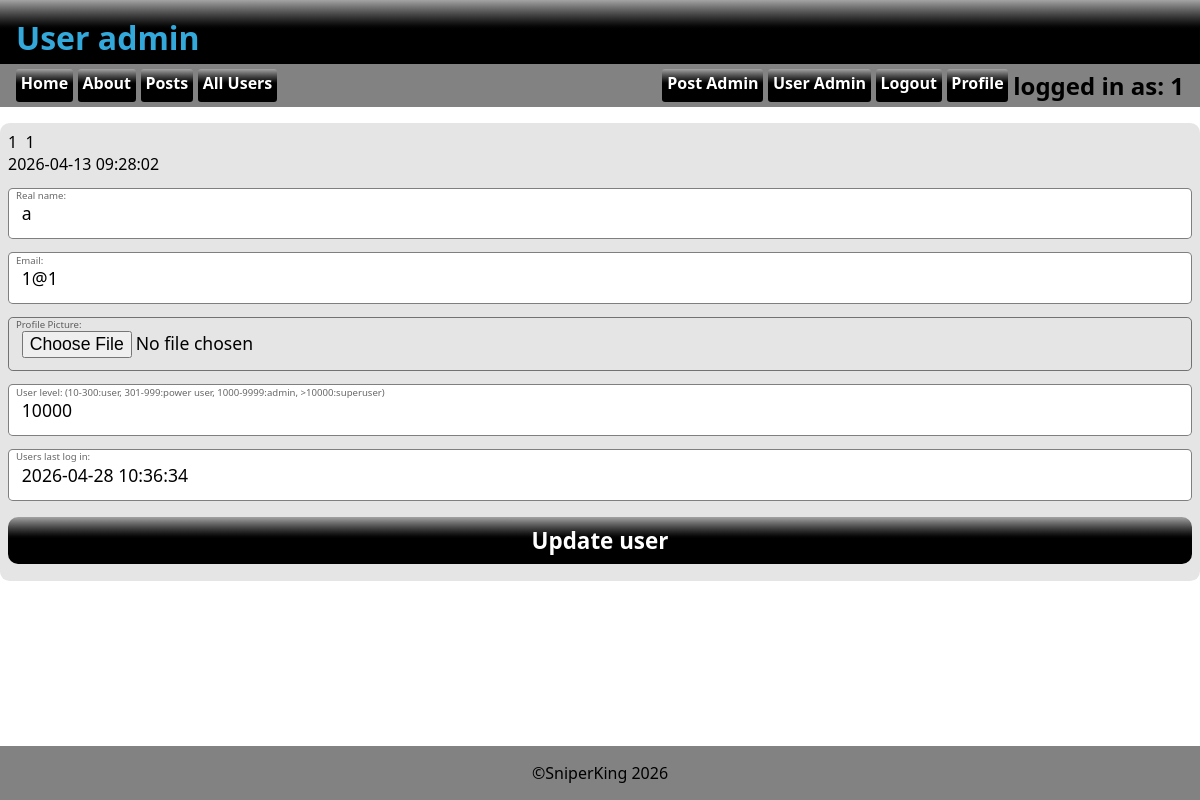
/useradmin.php?edit=1 (signed in), run on an earlier commit of the app's database.
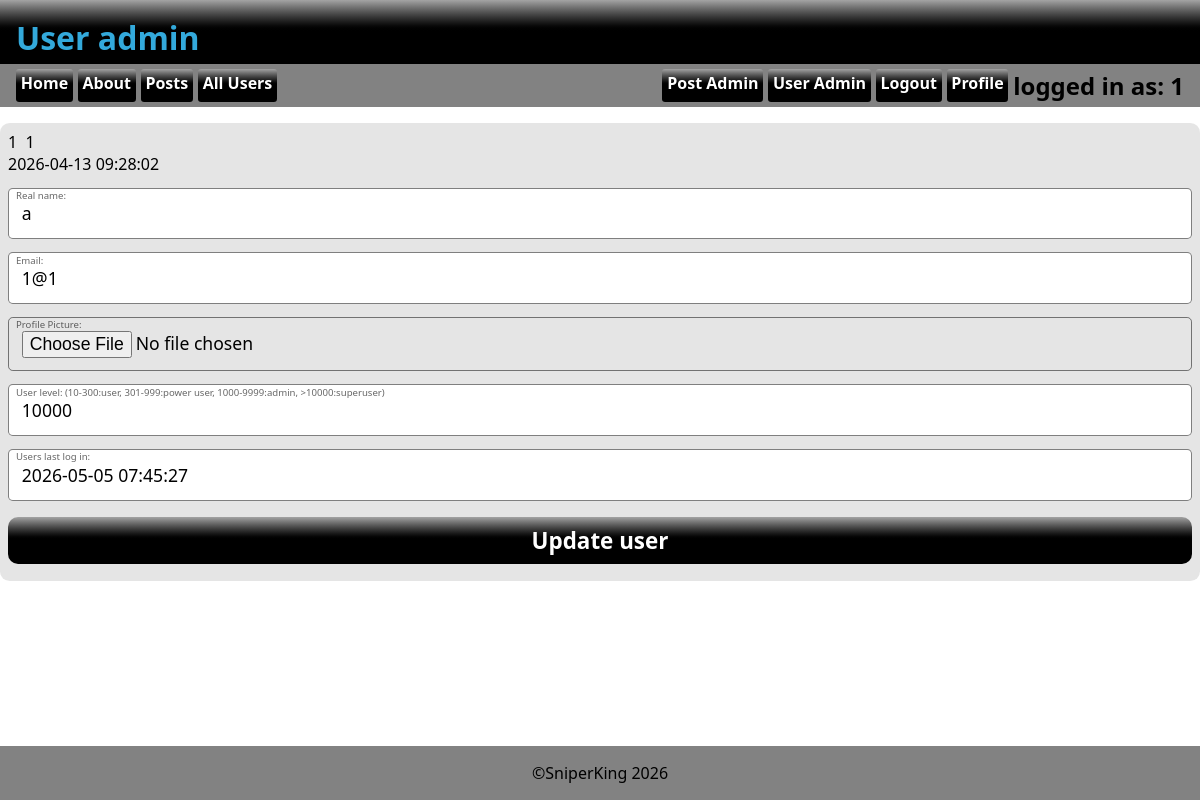
And on a later commit of the database.
### tables this page shows
CREATE TABLE `tbl_user` (
  `id` int(11) NOT NULL,
  `created` timestamp NOT NULL DEFAULT current_timestamp(),
  `lastlogin` timestamp NOT NULL DEFAULT current_timestamp(),
  `mail` varchar(255) NOT NULL,
  `password` varchar(255) NOT NULL,
  `realname` varchar(255) NOT NULL,
  `userlevel` int(11) NOT NULL DEFAULT 10,
  `username` varchar(255) NOT NULL,
  `profileimageid` int(11) DEFAULT NULL
);

### asset.php (called while the page is built, shortened)
<?php
$db_host="localhost";
$db_user="root";
$db_pass="";
$db_name="chatforum";
$conn=mysqli_connect($db_host, $db_user, $db_pass, $db_name);
function isLevel($level){
    if(isset($_SESSION['level'])){
        if(intval($_SESSION['level'])>=$level){
            return true;
        }else{
            return false;
        }
    }else{
        return false;
    }
}
function getUsername(){
    global $conn;
    $userid=$_SESSION['id'];
    $sql="SELECT username FROM tbl_user WHERE id=$userid";
    $result=mysqli_query($conn, $sql);
    $row=mysqli_fetch_assoc($result);
    if(mysqli_num_rows($result)>0){
        return $row['username'];
    }else{
        return "Guest";
    }
}
?>

### useradmin.php (the view, shortened to what this page needs)
<!DOCTYPE html>
<?php require_once("asset.php"); ?>
<html lang="en">
<head>
    <link rel="stylesheet" href="style.css">
</head>
<body>
    <header>
        <h1>User admin</h1>
    </header>
    <?php require_once("_nav.php"); ?>
    <main>
        <?php  if(isset($_GET['edit'])): ?>
            <?php
                $id=intval($_GET['edit']);
                $sql="SELECT * FROM tbl_user WHERE id=$id";
                $result=mysqli_query($conn, $sql);
                $user_data=mysqli_fetch_assoc($result);
            ?>
        <form action="useradmin.php" method="POST" enctype="multipart/form-data">
            <div class="user_data"><?=$id?>&nbsp;&nbsp;<?=$user_data['username']?><br><?=$user_data['created']?></div>
            <label for="realname">Real name:</label>
            <input type="text" name="realname" id="realname" value="<?=$user_data['realname']?>">
            <label for="mail">Email:</label>
            <input type="email" name="mail" id="mail" value="<?=$user_data['mail']?>">
            <label for="profileimage">Profile Picture:</label>
            <input type="file" name="profileimage" accept="image/*">
            <?php if(!isset($_GET['from'])): ?>
            <label for="userlevel">User level: (10-300:user, 301-999:power user, 1000-9999:admin, >10000:superuser)</label>
            <input type="number" name="userlevel" id="userlevel" value="<?=$user_data['userlevel']?>">
            <label for="lastlogin">Users last log in:</label>
            <input type="datetime" name="lastlogin" id="lastlogin" value="<?=$user_data['lastlogin']?>">
            <?php else: ?>
            <input type="hidden" name="fromprofile" value="<?=$_GET['from']?>">
            <?php endif; ?>
            <input type="submit" name="btn_edit" value="Update user" class="registrbttn">
        </form>
            <?php endif; ?>
    </main>
    <?php require_once("_footer.php"); ?>
</body>
</html>

### _nav.php
<nav>
    <?php require_once("asset.php"); ?>
    <a href="index.php">Home</a>
    <a href="about.php">About</a>
    <a href="posts.php">Posts</a>
    <?php if(isLevel(10)):?>
        <a href="profiles.php">All Users</a>
    <?php endif; ?>
    <div class="fill"></div>
    <?php if(isLevel(1000)):?>
        <a href="postadmin.php">Post Admin</a>
        <?php if(isLevel(10000)){?>
        <a href="useradmin.php">User Admin</a>
    <?php }endif; ?>
    <?php if(!isLevel(10)){?>
    <a href="register.php?thelink=<?=urlencode($_SERVER['REQUEST_URI'])?>">Register</a>
    <button class="loginbttn" popovertarget="login">Login</button>
    <?php }else{ ?>
    <a href="_login.php?logout=1&thelink=<?=urlencode($_SERVER['REQUEST_URI'])?>">Logout</a>
    <a href="profile.php">Profile</a>
    <div class="userinfo">
        <h2>logged in as: <?=getUsername()?></h2>
    <?php } ?>
</nav>

What changed in the data, as far as the page shows it:
changed tbl_user: lastlogin "2026-04-28 10:36:34" → "2026-05-05 07:45:27"
